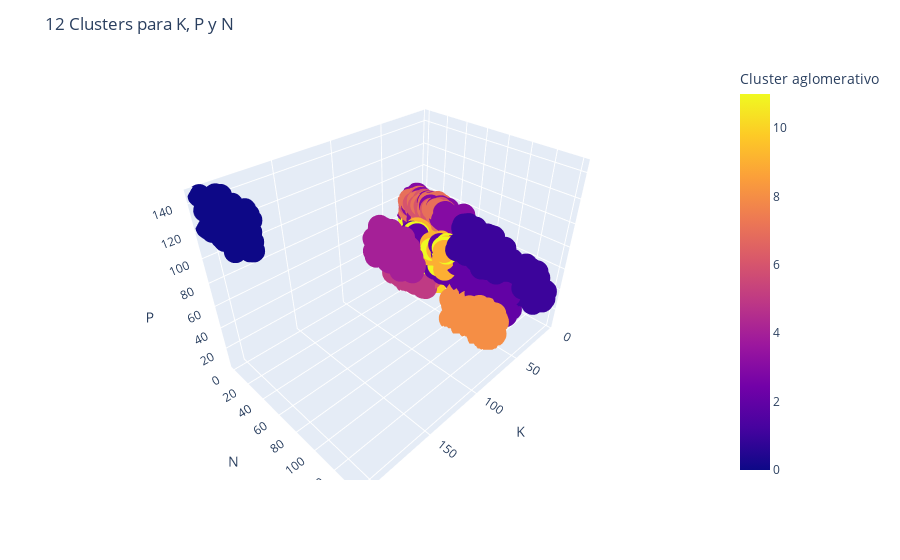

Notebook code cell kept with this figure:
### Code cell
fig = px.scatter_3d(dataframe_jerarquico[['K', 'N', 'P']], x='K', y='N', z='P',
              color=dataframe_jerarquico['cluster_jerarquico'], labels={'color': 'Cluster aglomerativo'})
fig.update_layout(title = "12 Clusters para K, P y N")
fig.show(block=True)

### Figure 1 — Plotly figure (JSON) as saved in the notebook; plotly's stock layout.template omitted (floating-point values rounded to 4 significant figures; data arrays with more than 128 entries replaced by an {"elided": "..."} marker saying what was removed)
{"data": [{"hovertemplate": "K=%{x}<br>N=%{y}<br>P=%{z}<br>Cluster aglomerativo=%{marker.color}<extra></extra>", "legendgroup": "", "marker": {"color": {"elided": "2200 int values"}, "coloraxis": "coloraxis", "symbol": "circle"}, "mode": "markers", "name": "", "scene": "scene", "showlegend": false, "type": "scatter3d", "x": {"elided": "2200 int values"}, "y": {"elided": "2200 int values"}, "z": {"elided": "2200 int values"}}], "layout": {"coloraxis": {"colorbar": {"title": {"text": "Cluster aglomerativo"}}, "colorscale": [[0, "#0d0887"], [0.1111, "#46039f"], [0.2222, "#7201a8"], [0.3333, "#9c179e"], [0.4444, "#bd3786"], [0.5556, "#d8576b"], [0.6667, "#ed7953"], [0.7778, "#fb9f3a"], [0.8889, "#fdca26"], [1, "#f0f921"]]}, "legend": {"tracegroupgap": 0}, "margin": {"t": 60}, "scene": {"domain": {"x": [0, 1], "y": [0, 1]}, "xaxis": {"title": {"text": "K"}}, "yaxis": {"title": {"text": "N"}}, "zaxis": {"title": {"text": "P"}}}, "title": {"text": "12 Clusters para K, P y N"}}}
